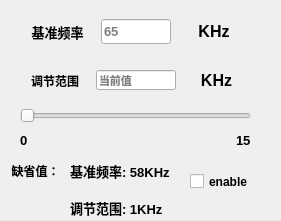
  <widget class="QWidget" name="widget2" native="true">
   <property name="geometry">
    <rect>
     <x>410</x>
     <y>31</y>
     <width>281</width>
     <height>221</height>
    </rect>
   </property>
   <widget class="QWidget" name="layoutWidget">
    <property name="geometry">
     <rect>
      <x>20</x>
      <y>10</y>
      <width>231</width>
      <height>141</height>
     </rect>
    </property>
    <layout class="QVBoxLayout" name="verticalLayout_4">
     <item>
      <layout class="QHBoxLayout" name="horizontalLayout_10">
       <item>
        <widget class="QLabel" name="label_13">
         <property name="font">
          <font>
           <pointsize>10</pointsize>
           <bold>true</bold>
          </font>
         </property>
         <property name="frameShape">
          <enum>QFrame::Shape::Box</enum>
         </property>
         <property name="frameShadow">
          <enum>QFrame::Shadow::Plain</enum>
         </property>
         <property name="lineWidth">
          <number>0</number>
         </property>
         <property name="text">
          <string>基准频率</string>
         </property>
         <property name="alignment">
          <set>Qt::AlignmentFlag::AlignCenter</set>
         </property>
         <property name="wordWrap">
          <bool>true</bool>
         </property>
         <property name="margin">
          <number>-1</number>
         </property>
        </widget>
       </item>
       <item>
        <widget class="QLineEdit" name="base_Fre">
         <property name="minimumSize">
          <size>
           <width>70</width>
           <height>25</height>
          </size>
         </property>
         <property name="maximumSize">
          <size>
           <width>70</width>
           <height>25</height>
          </size>
         </property>
         <property name="font">
          <font>
           <pointsize>10</pointsize>
           <bold>true</bold>
          </font>
         </property>
         <property name="placeholderText">
          <string>65</string>
         </property>
        </widget>
       </item>
       <item>
        <widget class="QLabel" name="label_20">
         <property name="font">
          <font>
           <pointsize>12</pointsize>
           <bold>true</bold>
          </font>
         </property>
         <property name="frameShape">
          <enum>QFrame::Shape::Box</enum>
         </property>
         <property name="frameShadow">
          <enum>QFrame::Shadow::Plain</enum>
         </property>
         <property name="lineWidth">
          <number>0</number>
         </property>
         <property name="text">
          <string>KHz</string>
         </property>
         <property name="alignment">
          <set>Qt::AlignmentFlag::AlignCenter</set>
         </property>
         <property name="wordWrap">
          <bool>true</bool>
         </property>
         <property name="margin">
          <number>-1</number>
         </property>
        </widget>
       </item>
      </layout>
     </item>
     <item>
      <layout class="QHBoxLayout" name="horizontalLayout_11">
       <item>
        <widget class="QLabel" name="label_21">
         <property name="font">
          <font>
           <pointsize>9</pointsize>
           <bold>true</bold>
          </font>
         </property>
         <property name="frameShape">
          <enum>QFrame::Shape::Box</enum>
         </property>
         <property name="frameShadow">
          <enum>QFrame::Shadow::Plain</enum>
         </property>
         <property name="lineWidth">
          <number>0</number>
         </property>
         <property name="text">
          <string>调节范围</string>
         </property>
         <property name="alignment">
          <set>Qt::AlignmentFlag::AlignCenter</set>
         </property>
         <property name="wordWrap">
          <bool>true</bool>
         </property>
         <property name="margin">
          <number>-1</number>
         </property>
        </widget>
       </item>
       <item>
        <widget class="QLineEdit" name="posSlider_value">
         <property name="maximumSize">
          <size>
           <width>80</width>
           <height>20</height>
          </size>
         </property>
         <property name="font">
          <font>
           <pointsize>8</pointsize>
           <bold>true</bold>
          </font>
         </property>
         <property name="whatsThis">
          <string>&lt;html&gt;&lt;head/&gt;&lt;body&gt;&lt;p&gt;&lt;br/&gt;&lt;/p&gt;&lt;/body&gt;&lt;/html&gt;</string>
         </property>
         <property name="cursorPosition">
          <number>0</number>
         </property>
         <property name="placeholderText">
          <string>当前值</string>
         </property>
         <property name="cursorMoveStyle">
          <enum>Qt::CursorMoveStyle::LogicalMoveStyle</enum>
         </property>
         <property name="clearButtonEnabled">
          <bool>false</bool>
         </property>
        </widget>
       </item>
       <item>
        <widget class="QLabel" name="label_23">
         <property name="font">
          <font>
           <pointsize>12</pointsize>
           <bold>true</bold>
          </font>
         </property>
         <property name="frameShape">
          <enum>QFrame::Shape::Box</enum>
         </property>
         <property name="frameShadow">
          <enum>QFrame::Shadow::Plain</enum>
         </property>
         <property name="lineWidth">
          <number>0</number>
         </property>
         <property name="text">
          <string>KHz</string>
         </property>
         <property name="alignment">
          <set>Qt::AlignmentFlag::AlignCenter</set>
         </property>
         <property name="wordWrap">
          <bool>true</bool>
         </property>
         <property name="margin">
          <number>-1</number>
         </property>
        </widget>
       </item>
      </layout>
     </item>
     <item>
      <layout class="QVBoxLayout" name="verticalLayout_5">
       <item>
        <widget class="QSlider" name="scale_Freslider">
         <property name="orientation">
          <enum>Qt::Orientation::Horizontal</enum>
         </property>
        </widget>
       </item>
       <item>
        <layout class="QHBoxLayout" name="horizontalLayout_12">
         <item>
          <widget class="QLabel" name="label_22">
           <property name="font">
            <font>
             <pointsize>10</pointsize>
             <bold>true</bold>
            </font>
           </property>
           <property name="text">
            <string>0</string>
           </property>
          </widget>
         </item>
         <item>
          <spacer name="horizontalSpacer">
           <property name="orientation">
            <enum>Qt::Orientation::Horizontal</enum>
           </property>
           <property name="sizeHint" stdset="0">
            <size>
             <width>40</width>
             <height>20</height>
            </size>
           </property>
          </spacer>
         </item>
         <item>
          <widget class="QLabel" name="label_25">
           <property name="font">
            <font>
             <pointsize>10</pointsize>
             <bold>true</bold>
            </font>
           </property>
           <property name="text">
            <string>15</string>
           </property>
          </widget>
         </item>
        </layout>
       </item>
      </layout>
     </item>
    </layout>
   </widget>
   <widget class="QLabel" name="label_14">
    <property name="geometry">
     <rect>
      <x>70</x>
      <y>160</y>
      <width>121</width>
      <height>21</height>
     </rect>
    </property>
    <property name="maximumSize">
     <size>
      <width>65536</width>
      <height>65536</height>
     </size>
    </property>
    <property name="font">
     <font>
      <pointsize>10</pointsize>
      <bold>true</bold>
     </font>
    </property>
    <property name="frameShape">
     <enum>QFrame::Shape::Box</enum>
    </property>
    <property name="frameShadow">
     <enum>QFrame::Shadow::Plain</enum>
    </property>
    <property name="lineWidth">
     <number>0</number>
    </property>
    <property name="text">
     <string>基准频率: 58KHz</string>
    </property>
    <property name="textFormat">
     <enum>Qt::TextFormat::AutoText</enum>
    </property>
    <property name="alignment">
     <set>Qt::AlignmentFlag::AlignLeading|Qt::AlignmentFlag::AlignLeft|Qt::AlignmentFlag::AlignVCenter</set>
    </property>
    <property name="wordWrap">
     <bool>true</bool>
    </property>
    <property name="margin">
     <number>-1</number>
    </property>
   </widget>
   <widget class="QCheckBox" name="Fre_check">
    <property name="enabled">
     <bool>true</bool>
    </property>
    <property name="geometry">
     <rect>
      <x>190</x>
      <y>170</y>
      <width>61</width>
      <height>23</height>
     </rect>
    </property>
    <property name="font">
     <font>
      <pointsize>9</pointsize>
      <italic>false</italic>
      <bold>true</bold>
     </font>
    </property>
    <property name="text">
     <string>enable</string>
    </property>
    <property name="checkable">
     <bool>true</bool>
    </property>
   </widget>
   <widget class="QLabel" name="label_15">
    <property name="geometry">
     <rect>
      <x>70</x>
      <y>200</y>
      <width>121</width>
      <height>16</height>
     </rect>
    </property>
    <property name="minimumSize">
     <size>
      <width>0</width>
      <height>16</height>
     </size>
    </property>
    <property name="maximumSize">
     <size>
      <width>655536</width>
      <height>65536</height>
     </size>
    </property>
    <property name="font">
     <font>
      <pointsize>10</pointsize>
      <bold>true</bold>
     </font>
    </property>
    <property name="frameShape">
     <enum>QFrame::Shape::Box</enum>
    </property>
    <property name="frameShadow">
     <enum>QFrame::Shadow::Plain</enum>
    </property>
    <property name="lineWidth">
     <number>0</number>
    </property>
    <property name="text">
     <string>调节范围: 1KHz</string>
    </property>
    <property name="alignment">
     <set>Qt::AlignmentFlag::AlignLeading|Qt::AlignmentFlag::AlignLeft|Qt::AlignmentFlag::AlignVCenter</set>
    </property>
    <property name="wordWrap">
     <bool>true</bool>
    </property>
    <property name="margin">
     <number>-1</number>
    </property>
   </widget>
   <widget class="QLabel" name="label_31">
    <property name="geometry">
     <rect>
      <x>10</x>
      <y>160</y>
      <width>51</width>
      <height>21</height>
     </rect>
    </property>
    <property name="maximumSize">
     <size>
      <width>53</width>
      <height>39</height>
     </size>
    </property>
    <property name="font">
     <font>
      <pointsize>9</pointsize>
      <bold>true</bold>
     </font>
    </property>
    <property name="frameShape">
     <enum>QFrame::Shape::Box</enum>
    </property>
    <property name="frameShadow">
     <enum>QFrame::Shadow::Plain</enum>
    </property>
    <property name="lineWidth">
     <number>0</number>
    </property>
    <property name="text">
     <string>缺省值：</string>
    </property>
    <property name="alignment">
     <set>Qt::AlignmentFlag::AlignCenter</set>
    </property>
    <property name="wordWrap">
     <bool>true</bool>
    </property>
    <property name="margin">
     <number>-1</number>
    </property>
   </widget>
  </widget>
